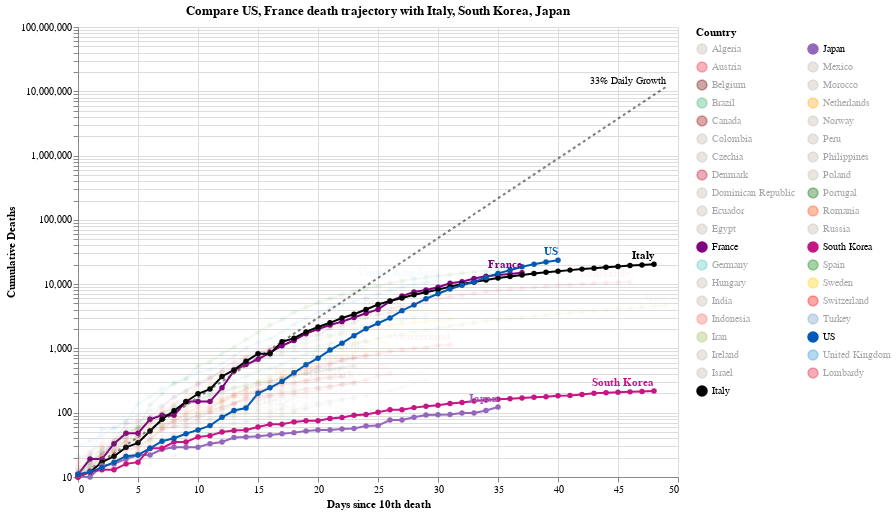

The cell this chart's notebook holds for it:
### Code cell
#hide_input
chart3 = make_since_chart(['US', 'France'])
chart3

### Figure 1 — Vega-Lite specification as saved in the notebook (floating-point values rounded to 4 significant figures; data arrays with more than 128 entries replaced by an {"elided": "..."} marker saying what was removed)
{"config": {"view": {"continuousWidth": 400, "continuousHeight": 300}}, "layer": [{"mark": {"type": "line", "color": "black", "opacity": 0.5, "strokeDash": [3, 3]}, "encoding": {"x": {"type": "quantitative", "field": "Days since 10th death"}, "y": {"type": "quantitative", "field": "Confirmed Cases"}}}, {"mark": {"type": "text", "align": "right", "dy": -6, "fontSize": 10, "text": "33% Daily Growth"}, "encoding": {"x": {"type": "quantitative", "field": "Days since 10th death"}, "y": {"type": "quantitative", "field": "Confirmed Cases"}}, "transform": [{"filter": "(datum['Days since 10th death'] >= 49)"}]}, {"data": {"name": "data-c1509887c42442f35e62110daa38117d"}, "mark": {"type": "line", "point": true}, "encoding": {"color": {"type": "nominal", "field": "Country", "legend": {"columns": 2, "symbolLimit": 100}, "scale": {"domain": ["Algeria", "Austria", "Belgium", "Brazil", "Canada", "Colombia", "Czechia", "Denmark", "Dominican Republic", "Ecuador", "Egypt", "France", "Germany", "Hungary", "India", "Indonesia", "Iran", "Ireland", "Israel", "Italy", "Japan", "Mexico", "Morocco", "Netherlands", "Norway", "Peru", "Philippines", "Poland", "Portugal", "Romania", "Russia", "South Korea", "Spain", "Sweden", "Switzerland", "Turkey", "US", "United Kingdom", "Lombardy"], "range": ["#C1B7AD", "#ED2939", "#6f0000", "mediumseagreen", "#990000", "#C1B7AD", "#C1B7AD", "#C60C30", "#C1B7AD", "#C1B7AD", "#C1B7AD", "purple", "#4DC6BD", "#C1B7AD", "#C1B7AD", "#FF6666", "#A1BA59", "#C1B7AD", "#C1B7AD", "black", "#9467bd", "#C1B7AD", "#C1B7AD", "orange", "#C1B7AD", "#C1B7AD", "#C1B7AD", "#C1B7AD", "#006600", "#FF4500", "#C1B7AD", "#C71585", "green", "#FFCD00", "#ff0000", "#7499c7", "#0059B3", "#2495D3", "#DC143C"]}}, "opacity": {"condition": {"value": 1, "selection": "selector004"}, "value": 0.05}, "tooltip": [{"type": "nominal", "field": "Country"}, {"type": "temporal", "field": "Date"}, {"type": "quantitative", "field": "Confirmed Cases"}, {"type": "quantitative", "field": "Days since 10th death"}], "x": {"type": "quantitative", "field": "Days since 10th death"}, "y": {"type": "quantitative", "axis": {"title": "Cumulative Deaths"}, "field": "Confirmed Cases", "scale": {"type": "log"}}}, "height": 450, "selection": {"selector004": {"type": "multi", "fields": ["Country"], "bind": "legend", "init": [{"Country": "US"}, {"Country": "France"}, {"Country": "Italy"}, {"Country": "South Korea"}, {"Country": "Japan"}]}}, "width": 600}, {"data": {"name": "data-c1509887c42442f35e62110daa38117d"}, "mark": {"type": "text", "align": "right", "dy": -8, "fontWeight": "bold"}, "encoding": {"color": {"type": "nominal", "field": "Country", "legend": {"columns": 2, "symbolLimit": 100}, "scale": {"domain": ["Algeria", "Austria", "Belgium", "Brazil", "Canada", "Colombia", "Czechia", "Denmark", "Dominican Republic", "Ecuador", "Egypt", "France", "Germany", "Hungary", "India", "Indonesia", "Iran", "Ireland", "Israel", "Italy", "Japan", "Mexico", "Morocco", "Netherlands", "Norway", "Peru", "Philippines", "Poland", "Portugal", "Romania", "Russia", "South Korea", "Spain", "Sweden", "Switzerland", "Turkey", "US", "United Kingdom", "Lombardy"], "range": ["#C1B7AD", "#ED2939", "#6f0000", "mediumseagreen", "#990000", "#C1B7AD", "#C1B7AD", "#C60C30", "#C1B7AD", "#C1B7AD", "#C1B7AD", "purple", "#4DC6BD", "#C1B7AD", "#C1B7AD", "#FF6666", "#A1BA59", "#C1B7AD", "#C1B7AD", "black", "#9467bd", "#C1B7AD", "#C1B7AD", "orange", "#C1B7AD", "#C1B7AD", "#C1B7AD", "#C1B7AD", "#006600", "#FF4500", "#C1B7AD", "#C71585", "green", "#FFCD00", "#ff0000", "#7499c7", "#0059B3", "#2495D3", "#DC143C"]}}, "opacity": {"condition": {"value": 1, "selection": "selector004"}, "value": 0.05}, "text": {"type": "nominal", "field": "Country"}, "tooltip": [{"type": "nominal", "field": "Country"}, {"type": "temporal", "field": "Date"}, {"type": "quantitative", "field": "Confirmed Cases"}, {"type": "quantitative", "field": "Days since 10th death"}], "x": {"type": "quantitative", "field": "Days since 10th death"}, "y": {"type": "quantitative", "axis": {"title": "Cumulative Deaths"}, "field": "Confirmed Cases", "scale": {"type": "log"}}}, "height": 450, "transform": [{"filter": "(datum['Date'] >= 1586736000000)"}], "width": 600}], "data": {"name": "data-b07213980739ed57601fb05bc5e43304"}, "title": "Compare US, France death trajectory with Italy, South Korea, Japan", "$schema": "https://vega.github.io/schema/vega-lite/v4.8.1.json", "datasets": {"data-b07213980739ed57601fb05bc5e43304": [{"Days since 10th death": 0, "Confirmed Cases": 10.0}, {"Days since 10th death": 1, "Confirmed Cases": 13.3}, {"Days since 10th death": 2, "Confirmed Cases": 17.69}, {"Days since 10th death": 3, "Confirmed Cases": 23.53}, {"Days since 10th death": 4, "Confirmed Cases": 31.29}, {"Days since 10th death": 5, "Confirmed Cases": 41.62}, {"Days since 10th death": 6, "Confirmed Cases": 55.35}, {"Days since 10th death": 7, "Confirmed Cases": 73.61}, {"Days since 10th death": 8, "Confirmed Cases": 97.91}, {"Days since 10th death": 9, "Confirmed Cases": 130.2}, {"Days since 10th death": 10, "Confirmed Cases": 173.2}, {"Days since 10th death": 11, "Confirmed Cases": 230.3}, {"Days since 10th death": 12, "Confirmed Cases": 306.4}, {"Days since 10th death": 13, "Confirmed Cases": 407.4}, {"Days since 10th death": 14, "Confirmed Cases": 541.9}, {"Days since 10th death": 15, "Confirmed Cases": 720.7}, {"Days since 10th death": 16, "Confirmed Cases": 958.6}, {"Days since 10th death": 17, "Confirmed Cases": 1275.0}, {"Days since 10th death": 18, "Confirmed Cases": 1696.0}, {"Days since 10th death": 19, "Confirmed Cases": 2255.0}, {"Days since 10th death": 20, "Confirmed Cases": 2999.0}, {"Days since 10th death": 21, "Confirmed Cases": 3989.0}, {"Days since 10th death": 22, "Confirmed Cases": 5306.0}, {"Days since 10th death": 23, "Confirmed Cases": 7056.0}, {"Days since 10th death": 24, "Confirmed Cases": 9385.0}, {"Days since 10th death": 25, "Confirmed Cases": 12480.0}, {"Days since 10th death": 26, "Confirmed Cases": 16600.0}, {"Days since 10th death": 27, "Confirmed Cases": 22080.0}, {"Days since 10th death": 28, "Confirmed Cases": 29370.0}, {"Days since 10th death": 29, "Confirmed Cases": 39060.0}, {"Days since 10th death": 30, "Confirmed Cases": 51950.0}, {"Days since 10th death": 31, "Confirmed Cases": 69090.0}, {"Days since 10th death": 32, "Confirmed Cases": 91890.0}, {"Days since 10th death": 33, "Confirmed Cases": 122200.0}, {"Days since 10th death": 34, "Confirmed Cases": 162500.0}, {"Days since 10th death": 35, "Confirmed Cases": 216200.0}, {"Days since 10th death": 36, "Confirmed Cases": 287500.0}, {"Days since 10th death": 37, "Confirmed Cases": 382400.0}, {"Days since 10th death": 38, "Confirmed Cases": 508600.0}, {"Days since 10th death": 39, "Confirmed Cases": 676400.0}, {"Days since 10th death": 40, "Confirmed Cases": 899600.0}, {"Days since 10th death": 41, "Confirmed Cases": 1197000.0}, {"Days since 10th death": 42, "Confirmed Cases": 1591000.0}, {"Days since 10th death": 43, "Confirmed Cases": 2117000.0}, {"Days since 10th death": 44, "Confirmed Cases": 2815000.0}, {"Days since 10th death": 45, "Confirmed Cases": 3744000.0}, {"Days since 10th death": 46, "Confirmed Cases": 4979000.0}, {"Days since 10th death": 47, "Confirmed Cases": 6623000.0}, {"Days since 10th death": 48, "Confirmed Cases": 8808000.0}, {"Days since 10th death": 49, "Confirmed Cases": 11710000.0}], "data-c1509887c42442f35e62110daa38117d": {"elided": "1065 records"}}}
